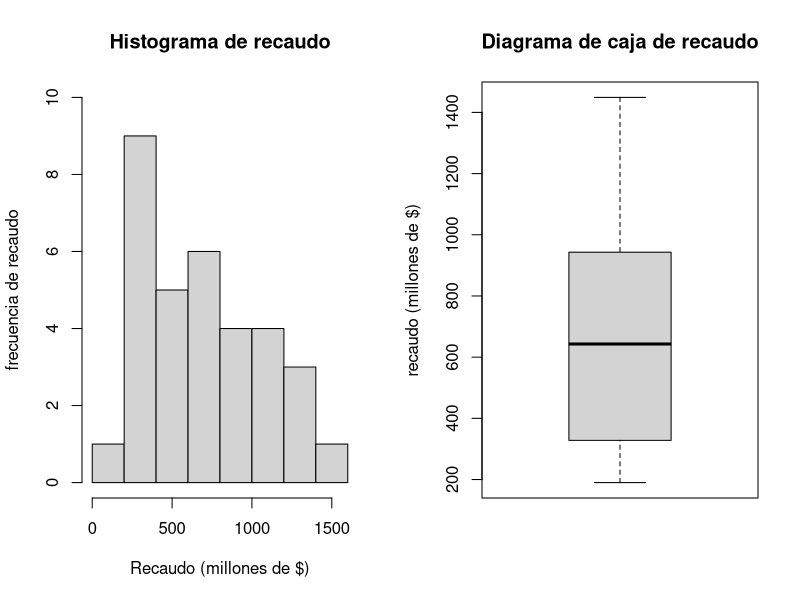
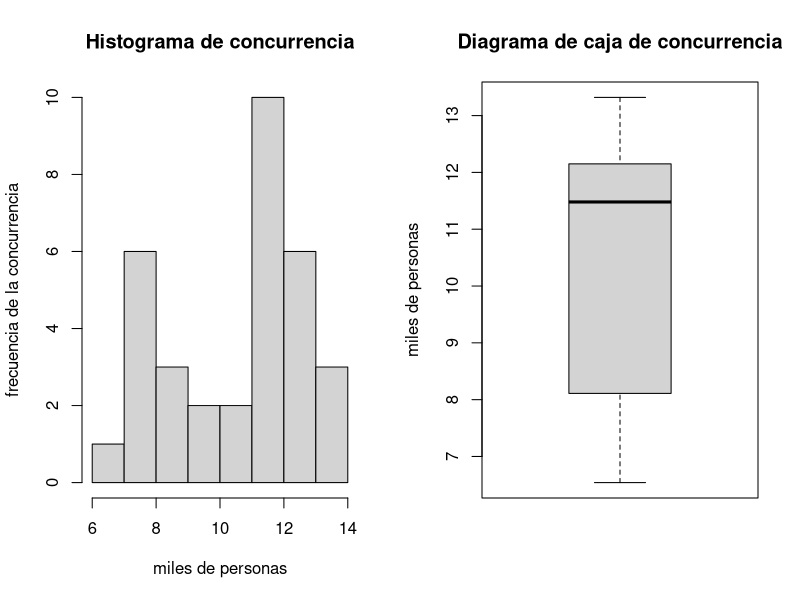
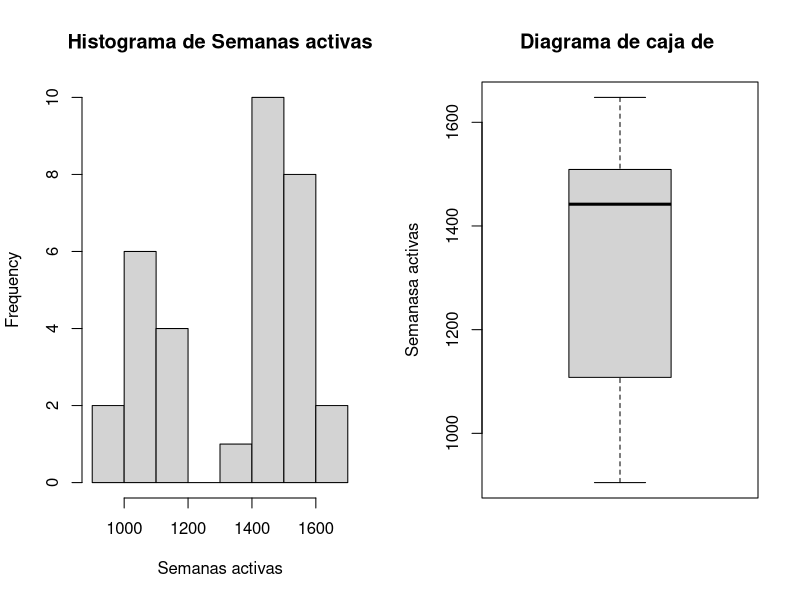
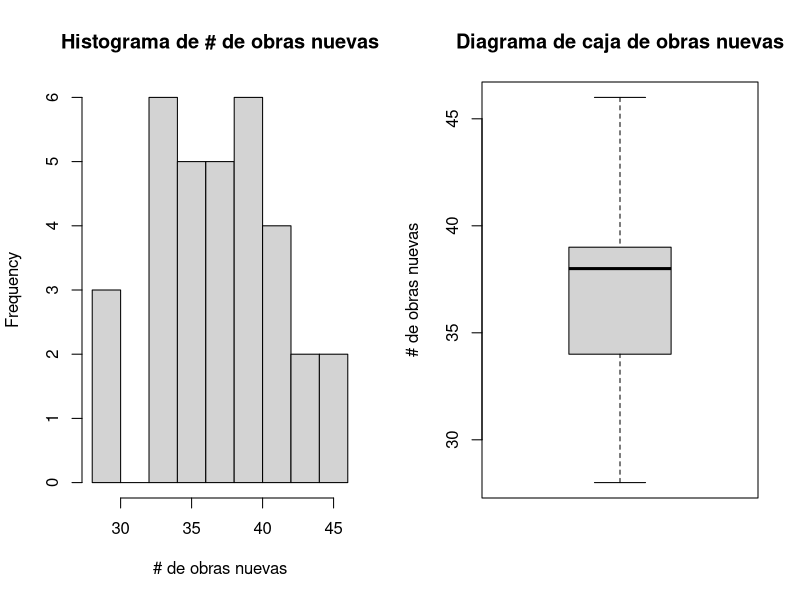
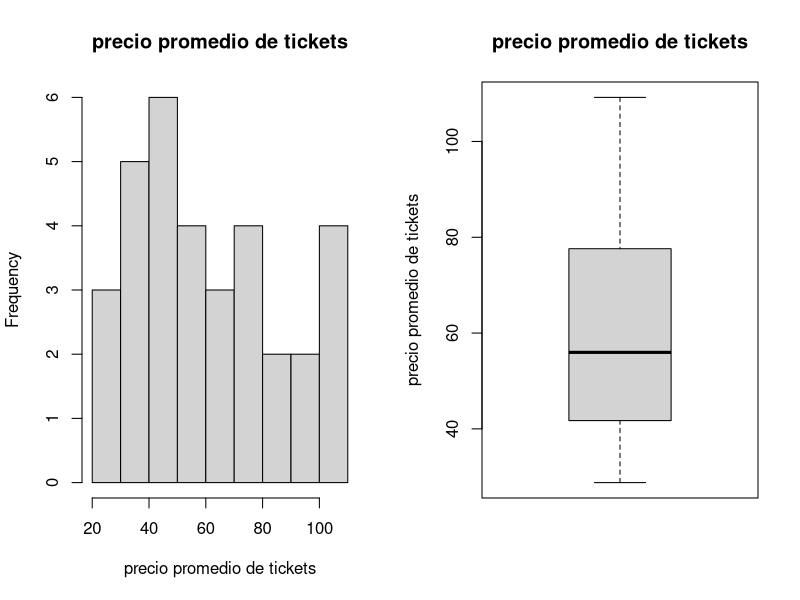
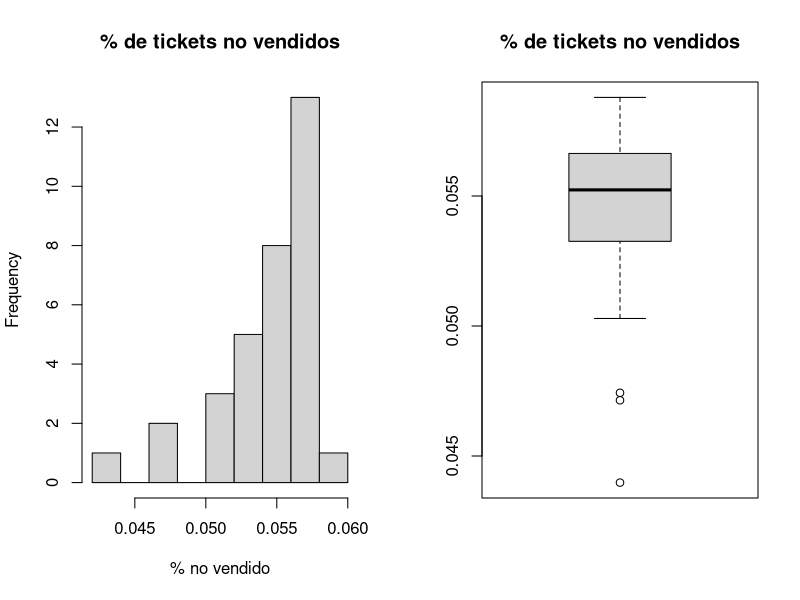
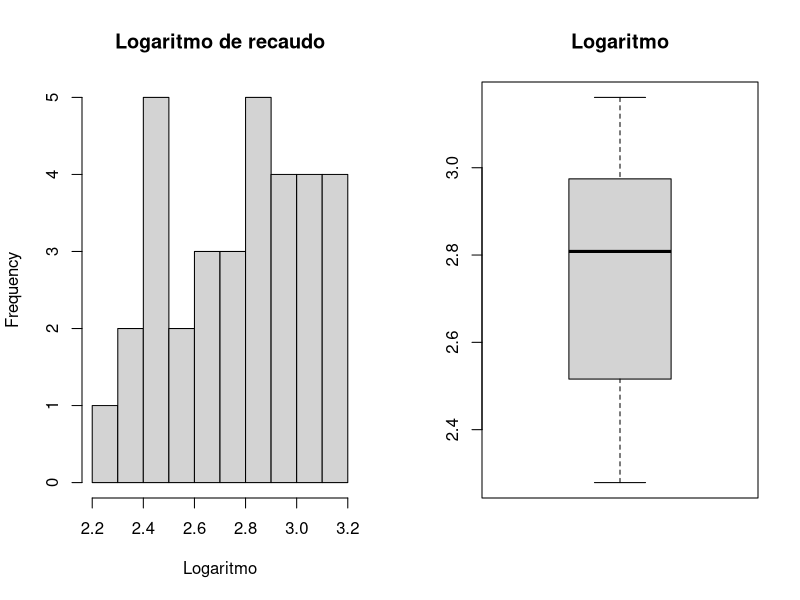

Recreate these plots in R, in order.
## ---- chunk 1
knitr::opts_chunk$set(echo = TRUE)
## ---- chunk 2
project_data <- read.delim("broadway-shows.txt")
str(project_data)
## ---- chunk 3
var(project_data$Gross..M.)
sd(project_data$Gross..M.)
## ---- chunk 4
summary(project_data$Gross..M.)
## ---- chunk 5
par(mfrow= c(1,2))
recaudo_hist <- hist(project_data$Gross..M.,main="Histograma de recaudo",xlab="Recaudo (millones de $)",ylab="frecuencia de recaudo",ylim = c(0,10),breaks=6)
recaudo_bp <- boxplot(project_data$Gross..M.,main="Diagrama de caja de recaudo",ylab="recaudo (millones de $)")
## ---- chunk 6
 var(project_data$Attendance)
 sd(project_data$Attendance)
## ---- chunk 7
summary(project_data$Attendance)
## ---- chunk 8
par(mfrow= c(1,2))
recaudo_hist <- hist(project_data$Attendance,main="Histograma de concurrencia",xlab="miles de personas",ylab="frecuencia de la concurrencia")
recaudo_bp <- boxplot(project_data$Attendance,main="Diagrama de caja de concurrencia",ylab="miles de personas")
## ---- chunk 9
var(project_data$Playing.weeks)
sd(project_data$Playing.weeks)
## ---- chunk 10
summary(project_data$Playing.weeks) 
## ---- chunk 11
par(mfrow= c(1,2))
recaudo_hist <- hist(project_data$Playing.weeks,main="Histograma de Semanas activas",xlab="Semanas activas")
recaudo_bp <- boxplot(project_data$Playing.weeks,main="Diagrama de caja de ",ylab="Semanasa activas")
## ---- chunk 12
var(project_data$New.Productions)
sd(project_data$New.Productions)
## ---- chunk 13
summary(project_data$New.Productions)
## ---- chunk 14
par(mfrow= c(1,2))
recaudo_hist <- hist(project_data$New.Productions,main="Histograma de # de obras nuevas",xlab="# de obras nuevas")
recaudo_bp <- boxplot(project_data$New.Productions,main="Diagrama de caja de obras nuevas",ylab="# de obras nuevas")
## ---- chunk 15
var(project_data$Mean.ticket)
sd(project_data$Mean.ticket)
## ---- chunk 16
summary(project_data$Mean.ticket)
## ---- chunk 17
par(mfrow= c(1,2))
recaudo_hist <- hist(project_data$Mean.ticket,main="precio promedio de tickets",xlab="precio promedio de tickets")
recaudo_bp <- boxplot(project_data$Mean.ticket,main="precio promedio de tickets",ylab="precio promedio de tickets")
## ---- chunk 18
var(project_data$Pct.sold)
sd(project_data$Pct.sold)
## ---- chunk 19
summary(project_data$Pct.sold)
## ---- chunk 20
par(mfrow= c(1,2))
recaudo_hist <- hist(project_data$Pct.sold,main="% de tickets no vendidos",xlab="% no vendido")
recaudo_bp <- boxplot(project_data$Pct.sold,main="% de tickets no vendidos")
## ---- chunk 21
var(project_data$LogGross)
sd(project_data$LogGross)
## ---- chunk 22
summary(project_data$LogGross)
## ---- chunk 23
par(mfrow= c(1,2))
recaudo_hist <- hist(project_data$LogGross,main="Logaritmo de recaudo",xlab="Logaritmo")
recaudo_bp <- boxplot(project_data$LogGross,main="Logaritmo")
## ---- chunk 24
t.test(project_data$Gross..M., conf.level = 0.97)$conf.int
## ---- chunk 25
t.test(project_data$Attendance, conf.level = 0.97)$conf.int
## ---- chunk 26
t.test(project_data$Playing.weeks, conf.level = 0.97)$conf.int
## ---- chunk 27
t.test(project_data$New.Productions, conf.level = 0.97)$conf.int
## ---- chunk 28
t.test(project_data$Mean.ticket, conf.level = 0.97)$conf.int
## ---- chunk 29
t.test(project_data$Pct.sold, conf.level = 0.97)$conf.int
## ---- chunk 30
t.test(project_data$LogGross, conf.level = 0.97)$conf.int
